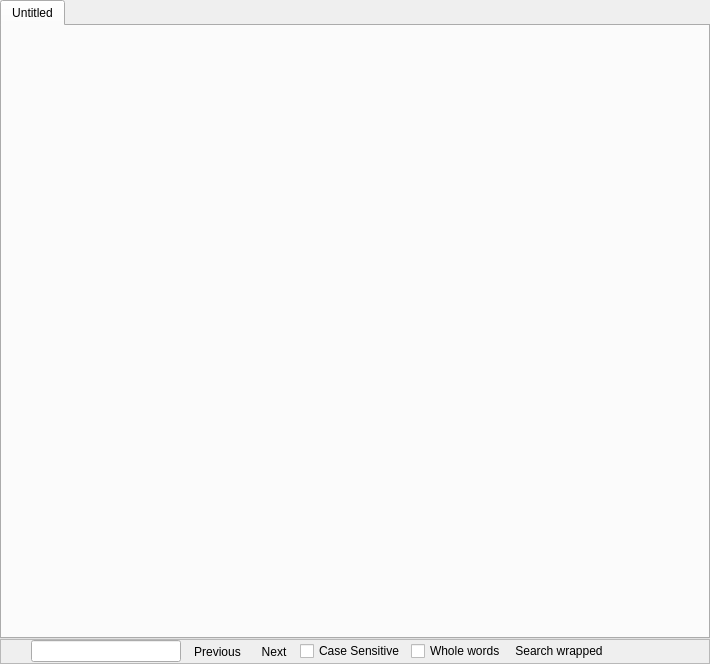
<ui version="4.0" >
 <author></author>
 <comment>*********************************************************************
**
** Copyright (C) 2008 Nokia Corporation and/or its subsidiary(-ies).
** Contact: Qt Software Information (qt-info@nokia.com)
**
** This file is part of the Qt Assistant of the Qt Toolkit.
**
** Commercial Usage
** Licensees holding valid Qt Commercial licenses may use this file in
** accordance with the Qt Commercial License Agreement provided with the
** Software or, alternatively, in accordance with the terms contained in
** a written agreement between you and Nokia.
**
**
** GNU General Public License Usage
** Alternatively, this file may be used under the terms of the GNU
** General Public License versions 2.0 or 3.0 as published by the Free
** Software Foundation and appearing in the file LICENSE.GPL included in
** the packaging of this file.  Please review the following information
** to ensure GNU General Public Licensing requirements will be met:
** http://www.fsf.org/licensing/licenses/info/GPLv2.html and
** http://www.gnu.org/copyleft/gpl.html.  In addition, as a special
** exception, Nokia gives you certain additional rights. These rights
** are described in the Nokia Qt GPL Exception version 1.3, included in
** the file GPL_EXCEPTION.txt in this package.
**
** Qt for Windows(R) Licensees
** As a special exception, Nokia, as the sole copyright holder for Qt
** Designer, grants users of the Qt/Eclipse Integration plug-in the
** right for the Qt/Eclipse Integration to link to functionality
** provided by Qt Designer and its related libraries.
**
** If you are unsure which license is appropriate for your use, please
** contact the sales department at qt-sales@nokia.com.
**
*********************************************************************</comment>
 <exportmacro></exportmacro>
 <class>TabbedBrowser</class>
 <widget class="QWidget" name="TabbedBrowser" >
  <property name="geometry" >
   <rect>
    <x>0</x>
    <y>0</y>
    <width>710</width>
    <height>664</height>
   </rect>
  </property>
  <property name="windowTitle" >
   <string>TabbedBrowser</string>
  </property>
  <layout class="QVBoxLayout" >
   <property name="margin" >
    <number>0</number>
   </property>
   <property name="spacing" >
    <number>0</number>
   </property>
   <item>
    <widget class="QTabWidget" name="tab" >
     <widget class="QWidget" name="frontpage" >
      <attribute name="title" >
       <string>Untitled</string>
      </attribute>
      <layout class="QGridLayout" >
       <property name="margin" >
        <number>8</number>
       </property>
       <property name="spacing" >
        <number>6</number>
       </property>
      </layout>
     </widget>
    </widget>
   </item>
   <item>
    <widget class="QFrame" name="frameFind" >
     <property name="frameShape" >
      <enum>QFrame::StyledPanel</enum>
     </property>
     <property name="frameShadow" >
      <enum>QFrame::Raised</enum>
     </property>
     <layout class="QHBoxLayout" >
      <property name="margin" >
       <number>0</number>
      </property>
      <property name="spacing" >
       <number>6</number>
      </property>
      <item>
       <widget class="QToolButton" name="toolClose" >
        <property name="text" >
         <string/>
        </property>
        <property name="icon" >
         <iconset resource="assistant.qrc" >:/trolltech/assistant/images/close.png</iconset>
        </property>
        <property name="autoRaise" >
         <bool>true</bool>
        </property>
       </widget>
      </item>
      <item>
       <widget class="QLineEdit" name="editFind" >
        <property name="sizePolicy" >
         <sizepolicy>
          <hsizetype>0</hsizetype>
          <vsizetype>0</vsizetype>
          <horstretch>0</horstretch>
          <verstretch>0</verstretch>
         </sizepolicy>
        </property>
        <property name="minimumSize" >
         <size>
          <width>150</width>
          <height>0</height>
         </size>
        </property>
       </widget>
      </item>
      <item>
       <widget class="QToolButton" name="toolPrevious" >
        <property name="text" >
         <string>Previous</string>
        </property>
        <property name="icon" >
         <iconset resource="assistant.qrc" >:/trolltech/assistant/images/win/previous.png</iconset>
        </property>
        <property name="toolButtonStyle" >
         <enum>Qt::ToolButtonTextBesideIcon</enum>
        </property>
        <property name="autoRaise" >
         <bool>true</bool>
        </property>
       </widget>
      </item>
      <item>
       <widget class="QToolButton" name="toolNext" >
        <property name="minimumSize" >
         <size>
          <width>0</width>
          <height>0</height>
         </size>
        </property>
        <property name="text" >
         <string>Next</string>
        </property>
        <property name="icon" >
         <iconset resource="assistant.qrc" >:/trolltech/assistant/images/win/next.png</iconset>
        </property>
        <property name="toolButtonStyle" >
         <enum>Qt::ToolButtonTextBesideIcon</enum>
        </property>
        <property name="autoRaise" >
         <bool>true</bool>
        </property>
        <property name="arrowType" >
         <enum>Qt::NoArrow</enum>
        </property>
       </widget>
      </item>
      <item>
       <widget class="QCheckBox" name="checkCase" >
        <property name="text" >
         <string>Case Sensitive</string>
        </property>
       </widget>
      </item>
      <item>
       <widget class="QCheckBox" name="checkWholeWords" >
        <property name="text" >
         <string>Whole words</string>
        </property>
       </widget>
      </item>
      <item>
       <widget class="QLabel" name="labelWrapped" >
        <property name="minimumSize" >
         <size>
          <width>0</width>
          <height>20</height>
         </size>
        </property>
        <property name="maximumSize" >
         <size>
          <width>105</width>
          <height>20</height>
         </size>
        </property>
        <property name="text" >
         <string>&lt;img src=":/trolltech/assistant/images/wrap.png">&amp;nbsp;Search wrapped</string>
        </property>
        <property name="textFormat" >
         <enum>Qt::RichText</enum>
        </property>
        <property name="scaledContents" >
         <bool>true</bool>
        </property>
        <property name="alignment" >
         <set>Qt::AlignLeading|Qt::AlignLeft|Qt::AlignVCenter</set>
        </property>
       </widget>
      </item>
      <item>
       <spacer>
        <property name="orientation" >
         <enum>Qt::Horizontal</enum>
        </property>
        <property name="sizeHint" >
         <size>
          <width>81</width>
          <height>21</height>
         </size>
        </property>
       </spacer>
      </item>
     </layout>
    </widget>
   </item>
  </layout>
 </widget>
 <pixmapfunction></pixmapfunction>
 <resources>
  <include location="assistant.qrc" />
 </resources>
 <connections/>
</ui>
